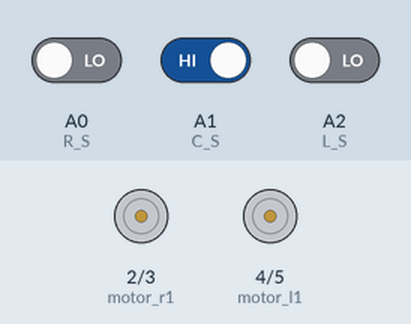
Simulated run of this sketch. Board: Arduino Uno, built with avr-gcc and run on an emulated ATmega328P. Shown: motor-driver pin pairs drawn as motors (green arrow = first pin HIGH = forward, orange = second pin HIGH = backward, longer = more drive, scaled by the enable pin). The test bench sets the inputs (shaded band); at power-on: A0 (R_S) LOW, A2 (L_S) LOW, A1 (C_S) HIGH.

Above: at 1.4 s.
1.5 s: A0 (R_S) driven HIGH
At 1.8 s:
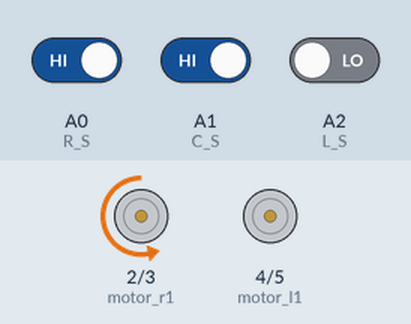
3.0 s: A2 (L_S) driven HIGH
At 4.1 s:
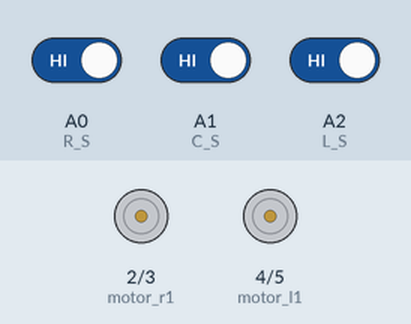
4.5 s: A1 (C_S) driven LOW
At 5.3 s:
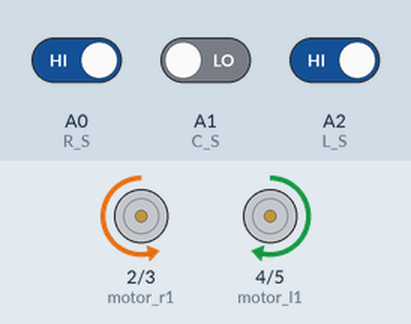
6.0 s: A0 (R_S) driven LOW
At 6.4 s:
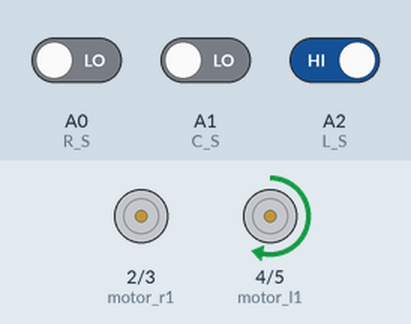
Timing chart, 0 to 8.5 s (numbered marks = the images above; inputs shaded):
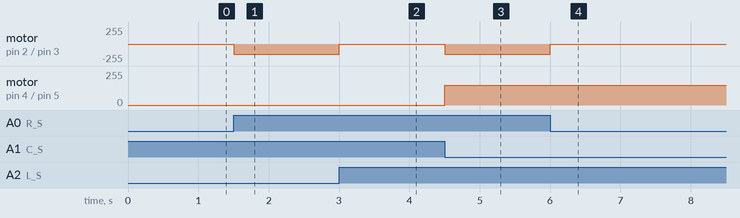

Measured:
- after the input at 1.5 s, motor on pin 2 (motor_r1) / pin 3 (motor_r2): stopped → backward 150/255 at once
- after the input at 3.0 s, motor on pin 2 (motor_r1) / pin 3 (motor_r2): backward 150/255 → stopped at once
- after the input at 4.5 s, motor on pin 2 (motor_r1) / pin 3 (motor_r2): stopped → backward 150/255 at once; motor on pin 4 (motor_l1) / pin 5 (motor_l2): stopped → forward 150/255 at once
- after the input at 6.0 s, motor on pin 2 (motor_r1) / pin 3 (motor_r2): backward 150/255 → stopped at once

The sketch:

BOLT_LFR.ino
```cpp
int R_speed = 11; // speed of right motor
int L_speed = 10; // speed of left motor
int motor_r1 = 2; // motor right = +
int motor_r2 = 3; // motor right = -
int motor_l1 = 4; // motor left = -
int motor_l2 = 5; // motor left = +

int R_S = A0;// right infrared sensor
int L_S = A2;// left infrared sensor


int C_S = A1;// centre infrared sensor

void setup(){
  pinMode(R_speed,OUTPUT);
  pinMode(L_speed,OUTPUT);
  pinMode(motor_r1,OUTPUT);
  pinMode(motor_r2,OUTPUT);
  pinMode(motor_l1,OUTPUT);
  pinMode(motor_l2,OUTPUT);

  pinMode(R_S,INPUT);

  pinMode(L_S,INPUT);
  pinMode(C_S,INPUT);
  analogWrite(R_speed,150);


  analogWrite(L_speed,150);
  delay(200);
  }

void loop(){
 if ((digitalRead(L_S) == 1)&&(digitalRead(C_S) == 0)&&(digitalRead(R_S) == 1)){forward();}//move forward
 //if ((digitalRead(L_S) == 0)&&(digitalRead(C_S) == 0)&&(digitalRead(R_S) == 0)){forward();}//move forward


 if ((digitalRead(L_S) == 0)&&(digitalRead(C_S) == 0)&&(digitalRead(R_S) == 1)){turnLeft();}//move left
 if ((digitalRead(L_S) == 0)&&(digitalRead(C_S) == 1)&&(digitalRead(R_S) == 1)){turnLeft();}//move left


 if ((digitalRead(L_S) == 1)&&(digitalRead(C_S) == 1)&&(digitalRead(R_S) == 0)){turnRight();}//move right
 if ((digitalRead(L_S) == 1)&&(digitalRead(C_S) == 0)&&(digitalRead(R_S) == 0)){turnRight();}//move right

  if ((digitalRead(L_S) == 1)&&(digitalRead(C_S) ==1)&&(digitalRead(R_S) == 1)){stop();}

}
void forward()
{
  digitalWrite(motor_r1,LOW);
  digitalWrite(motor_r2,HIGH);
  digitalWrite(motor_l1,HIGH);
  digitalWrite(motor_l2,LOW);
}

void turnRight()
{
  digitalWrite(motor_r1,LOW);
  digitalWrite(motor_r2,LOW);
  digitalWrite(motor_l1,HIGH);
  digitalWrite(motor_l2,LOW);
}
void turnLeft()
{
  digitalWrite(motor_r1,LOW);
  digitalWrite(motor_r2,HIGH);
  digitalWrite(motor_l1,LOW);
  digitalWrite(motor_l2,LOW);

}
void stop()
{
  digitalWrite(motor_r1,LOW);
  digitalWrite(motor_r2,LOW);
  digitalWrite(motor_l1,LOW);
  digitalWrite(motor_l2,LOW);
}
```
